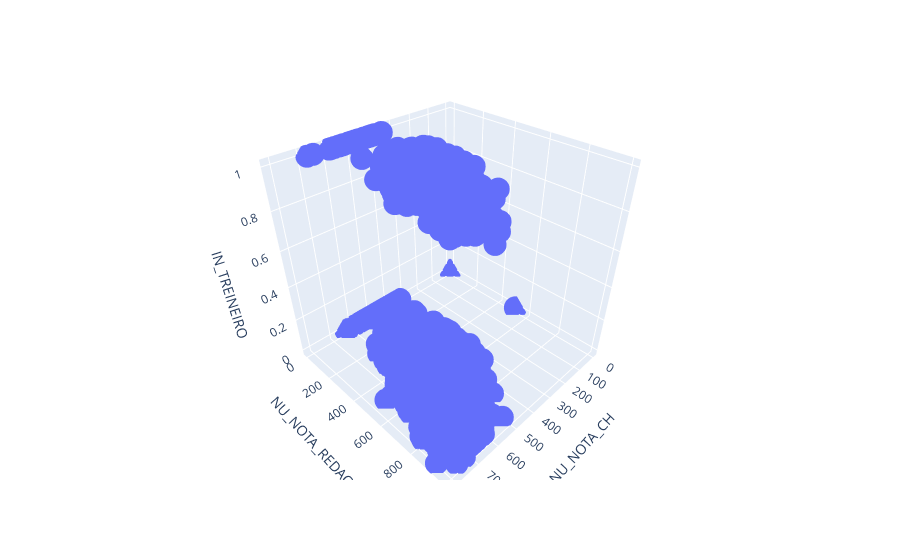

Write notebook code for a chart like this one.
### Code cell
fig = px.scatter_3d(a, z='IN_TREINEIRO', x='NU_NOTA_CH', y='NU_NOTA_REDACAO')
fig.show()

### Figure 1 — Plotly figure (JSON) as saved in the notebook; plotly's stock layout.template omitted (floating-point values rounded to 4 significant figures; data arrays with more than 128 entries replaced by an {"elided": "..."} marker saying what was removed)
{"data": [{"hovertemplate": "NU_NOTA_CH=%{x}<br>NU_NOTA_REDACAO=%{y}<br>IN_TREINEIRO=%{z}<extra></extra>", "legendgroup": "", "marker": {"color": "#636efa", "symbol": "circle"}, "mode": "markers", "name": "", "scene": "scene", "showlegend": false, "type": "scatter3d", "x": {"elided": "13730 float values"}, "y": {"elided": "13730 int values"}, "z": {"elided": "13730 int values"}}], "layout": {"legend": {"tracegroupgap": 0}, "margin": {"t": 60}, "scene": {"domain": {"x": [0, 1], "y": [0, 1]}, "xaxis": {"title": {"text": "NU_NOTA_CH"}}, "yaxis": {"title": {"text": "NU_NOTA_REDACAO"}}, "zaxis": {"title": {"text": "IN_TREINEIRO"}}}}}
